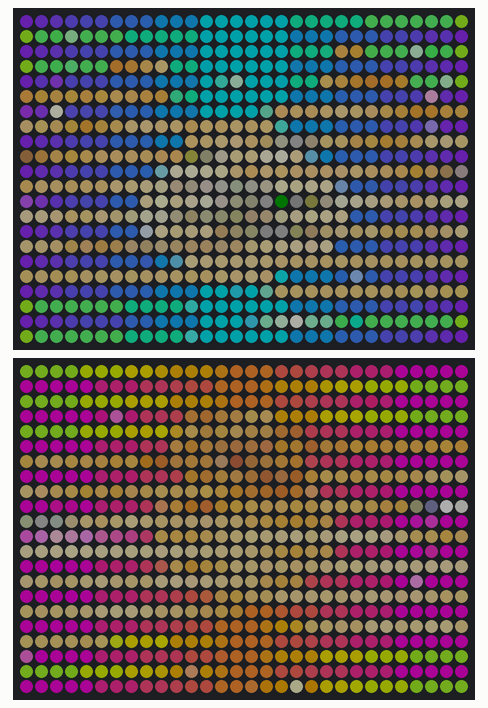
A sketch run on a simulated Arduino Uno, built with avr-gcc and run on an emulated ATmega328P. Parts: 2 × 30×22 RGB LED matrix (first LED top left, wired row by row). Dim RGB values are drawn brighter than linear; what the sketch prints to the serial monitor is not drawn.

Above: at 0.1 s.

The sketch:

show_image_arduino.ino
```cpp
#include <Adafruit_GFX.h>
#include <Adafruit_NeoMatrix.h>
#include <Adafruit_NeoPixel.h>
#include "mapping.h"

//#define 1STHALF_PIN 6
//#define 2NDHALF_PIN 5

#define BRIGHTNESS 96


#define mw 30
#define mh 22


//Adafruit_NeoMatrix *matrix = new Adafruit_NeoMatrix(mw, mh, PIN,
//  NEO_MATRIX_TOP     + NEO_MATRIX_LEFT +
//  NEO_MATRIX_ROWS + NEO_MATRIX_ZIGZAG,
//  NEO_GRB            + NEO_KHZ800);


Adafruit_NeoPixel firsthalfpixels = Adafruit_NeoPixel(mw*mh, 5, NEO_MATRIX_TOP + NEO_MATRIX_LEFT + NEO_MATRIX_ROWS + NEO_GRB+ NEO_KHZ800);
Adafruit_NeoPixel secondhalfpixels = Adafruit_NeoPixel(mw*mh, 6, NEO_MATRIX_TOP + NEO_MATRIX_LEFT + NEO_MATRIX_ROWS + NEO_GRB+ NEO_KHZ800);

void setup() {
  // put your setup code here, to run once:
  Serial.begin(9600);

  firsthalfpixels.begin();
  secondhalfpixels.begin();
  firsthalfpixels.setBrightness(50);
  secondhalfpixels.setBrightness(50);


  for(int i = 0; i < mw*mh; i++){
    //Serial.println((uint16_t)pgm_read_byte(&bitmapfirsthalf[i][1]));

    firsthalfpixels.setPixelColor(i, firsthalfpixels.Color((uint16_t)pgm_read_byte(&bitmapfirsthalf[i][0]), (uint16_t)pgm_read_byte(&bitmapfirsthalf[i][1]), (uint16_t)pgm_read_byte(&bitmapfirsthalf[i][2])));
    secondhalfpixels.setPixelColor(i, secondhalfpixels.Color((uint16_t)pgm_read_byte(&bitmapsecondhalf[i][0]), (uint16_t)pgm_read_byte(&bitmapsecondhalf[i][1]), (uint16_t)pgm_read_byte(&bitmapsecondhalf[i][2])));
  }

  firsthalfpixels.show();
  secondhalfpixels.show();

  Serial.println("Done");

}

void loop() {
  // put your main code here, to run repeatedly:

}
```

Source omitted: mapping.h (data table, 22737 bytes)
